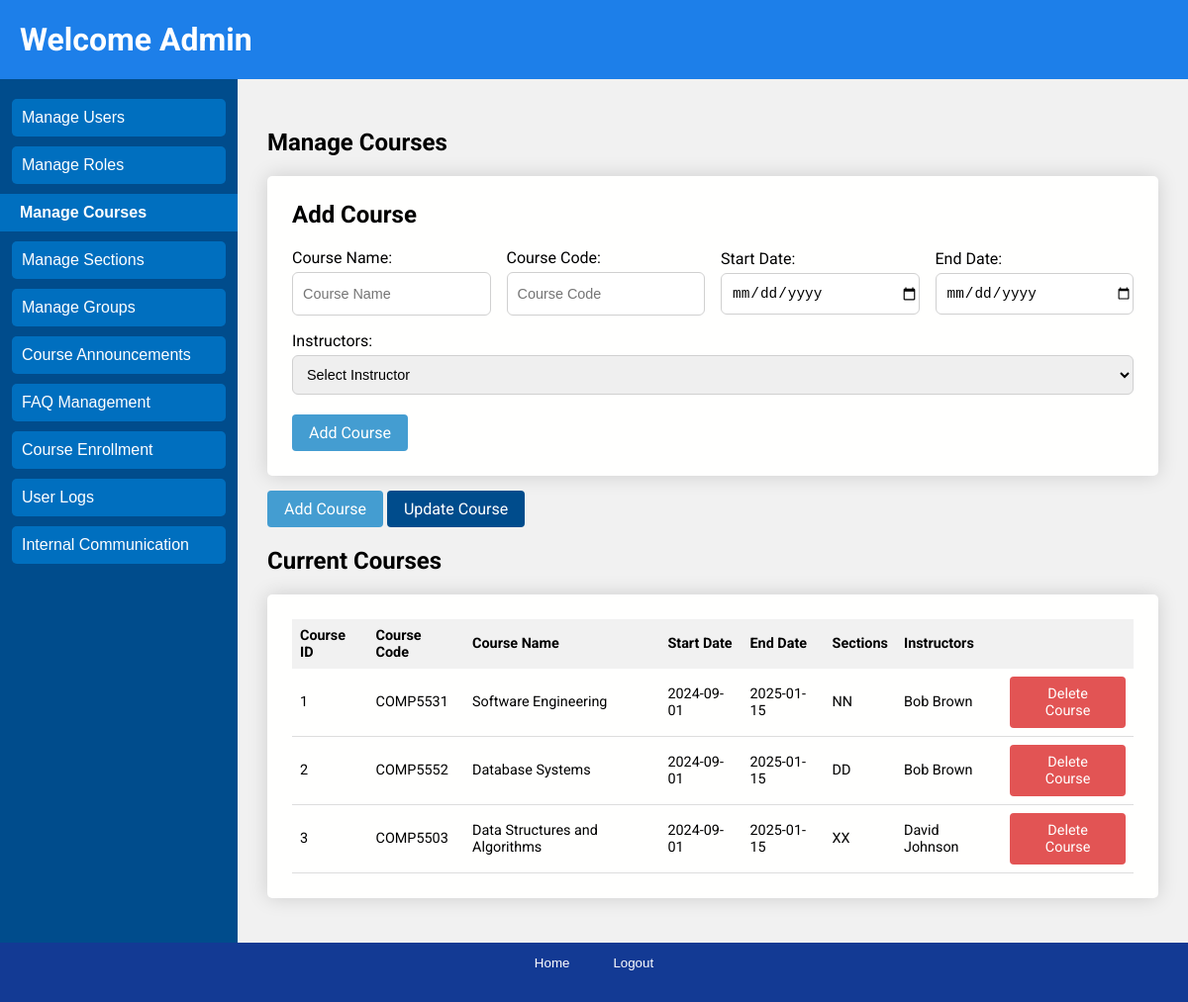
/users/admin/manage_courses.php, run on the app's committed database.
### tables this page shows
CREATE TABLE IF NOT EXISTS Course (
  CourseID INT AUTO_INCREMENT PRIMARY KEY,
  CourseCode VARCHAR(10) UNIQUE NOT NULL,
  Name VARCHAR(255),
  StartDate DATE,
  EndDate DATE
);

### users/admin/manage_courses.php (the view, shortened to what this page needs)
<?php
require_once '../../database.php';
try {
    $query = "SELECT c.CourseID, c.CourseCode, c.Name AS CourseName, c.StartDate, c.EndDate,
    GROUP_CONCAT(DISTINCT cs.SectionNumber SEPARATOR ', ') AS Sections,
    (SELECT GROUP_CONCAT(DISTINCT u.Name SEPARATOR ', ')
     FROM User u
     JOIN CourseInstructor ci ON u.UserID = ci.InstructorID
     WHERE ci.CourseID = c.CourseID
    ) AS Instructors
FROM Course c
LEFT JOIN CourseSection cs ON c.CourseID = cs.CourseID
GROUP BY c.CourseID;
";
    $stmt = $pdo->prepare($query);
    $stmt->execute();
    $courses = $stmt->fetchAll(PDO::FETCH_ASSOC);
} catch (PDOException $e) {
    $_SESSION['error'] = "Error fetching courses: " . $e->getMessage();
    $courses = [];
}
?>
<!DOCTYPE html>
<html lang="en">
<head>
    <link rel="stylesheet" href="../../css/index.css">
</head>
<body>
    <div class="page">
        <header class="header">
            <h1>Welcome Admin</h1>
        </header>
        <div class="sidebar">
            <button onclick="location.href='create_user.php'">Manage Users</button>
            <button onclick="location.href='manage_user.php'">Manage Roles</button>
            <button class="is-selected" onclick="location.href='manage_courses.php'">Manage Courses</button>
            <button onclick="location.href='manage_sections.php'">Manage Sections</button>
            <button onclick="location.href='manage_groups.php'">Manage Groups</button>
            <button onclick="location.href='manage_announcements.php'">Course Announcements</button>
            <button onclick="location.href='manage_faqs.php'">FAQ Management</button>
            <button onclick="location.href='enrolling_students.php'">Course Enrollment</button>
            <button onclick="location.href='logs.php'">User Logs</button>
            <button onclick="location.href='internal_email.php'">Internal Communication</button>
        </div>
        <main class="main">
            <div class="main-header">
                <h2>Manage Courses</h2>
            </div>
            <div id="add-course" class="course-form table-wrapper">
                <h2>Add Course</h2>
                <form class="inline-form"  method="POST" action="edit_courses_endpoint.php">
                    <div class="label-input-body">
                        <div class="label-input">
                            <label for="course_name">Course Name:</label>
                            <input type="text" id="course_name" name="course_name" placeholder="Course Name" required />
                        </div>
                        <div class="label-input">
                            <label for="course_code">Course Code:</label>
                            <input type="text" id="course_code" name="course_code" placeholder="Course Code" required />
                        </div>
                        <div class="label-input">
                            <label for="start_date">Start Date:</label>
                            <input type="date" id="start_date" name="start_date" placeholder="Start Date" required />
                        </div>
                        <div class="label-input">
                            <label for="end_date">End Date:</label>
                            <input type="date" id="end_date" name="end_date" placeholder="End Date" required />
                        </div>
                        <div class="label-input">
                            <label for="instructors">Instructors:</label>
                            <select id="instructors" name="instructors" required>
                                <option value="" disabled selected>Select Instructor</option>
                            </select>
                        </div>
                    </div>
                    <div>
                        <button class="button is-primary" type="submit">Add Course</button>
                    </div>
                </form>
            </div>
            <div class="course-actions">
                <button class="button is-primary" onclick="showForm('add')">Add Course</button>
                <button class="button is-secondary" onclick="showForm('update')">Update Course</button>
            </div>
            <div class="course-table">
                <h2>Current Courses</h2>
                <div class="table-wrapper">
                    <table class="content-table">
                        <thead>
                            <tr>
                                <th>Course ID</th>
                                <th>Course Code</th>
                                <th>Course Name</th>
                                <th>Start Date</th>
                                <th>End Date</th>
                                <th>Sections</th>
                                <th>Instructors</th>
                                <th></th>
                            </tr>
                        </thead>
                        <tbody>
                            <?php foreach ($courses as $course): ?>
                                <tr>
                                    <td><?= htmlspecialchars($course['CourseID']) ?></td>
                                    <td><?= htmlspecialchars($course['CourseCode']) ?></td>
                                    <td><?= htmlspecialchars($course['CourseName']) ?></td>
                                    <td><?= htmlspecialchars($course['StartDate']) ?></td>
                                    <td><?= htmlspecialchars($course['EndDate']) ?></td>
                                    <td><?= htmlspecialchars($course['Sections'] ?: 'No Section Assigned Yet') ?></td>
                                    <td><?= htmlspecialchars($course['Instructors'] ?: 'No instructors') ?></td>
                                    <td>
                                        <button class="button is-delete" onclick="confirmDelete(<?php echo $course['CourseID']; ?>)">Delete Course</button>
                                    </td>
                                </tr>
                            <?php endforeach; ?>
                        </tbody>
                    </table>
                </div>
            </div>
        </main>
        <footer class="footer">
            <button onclick="location.href='home.php'">Home</button>
            <button onclick="location.href='../../logout.php'">Logout</button>
        </footer>
    </div>
</body>
</html>

### css/global.css (style rules this page uses)
:root { --white: #fffffe; --red10: #e25454; --red20: #cb4c4c; --orange10: #dc852f; --green10: #75bb45; --green20: #68a83e; --blue10: #78C0E0; --blue20: #449DD1; --blue25: #3a83ad; --blue30: #192BC2; --blue40: #004C8C; --blue45: #013763; --blue50: #150578; --blue60: #0E0E52; --button: 500 0.875rem/1rem Roboto; }

### css/home.css (style rules this page uses)
body { font-family: "Roboto", Arial, sans-serif; margin: 0; background-color: #e9e9e9; }
.page { display: grid; grid-template-columns: 20% 1fr; grid-template-rows: 80px 1fr 60px; block-size: 100vh; grid-template-areas: "header header" "sidebar main" "footer footer"; }
.page .header { grid-area: header; background-color: #0e78eaed; color: white; padding-left: 20px; }
.page .sidebar { grid-area: sidebar; background-color: #004c8c; display: flex; flex-direction: column; align-items: center; gap: 10px; padding-top: 20px; }
.sidebar button { display: block; width: 90%; padding: 10px; font-size: 16px; color: white; background-color: #006fbf; border: none; border-radius: 5px; cursor: pointer; text-align: left; }
.sidebar button.is-selected { display: block; width: 100%; padding: 10px; padding-left: 20px; font-size: 16px; font-weight: 600; color: white; background-color: #006fbf; border: none; border-radius: 0; cursor: pointer; text-align: left; }
.page .main { grid-area: main; padding: 30px; background-color: #f1f1f1; overflow-y: auto; }
.page .footer { grid-area: footer; background-color: #133a94; color: white; padding: 10px; text-align: center; }
.footer button { background: none; border: none; color: white; padding: 1px 20px; cursor: pointer; }

### css/login.css (style rules this page uses)
body { font-family: "Roboto", Arial, sans-serif; margin: 0 ; }

### css/button.css (style rules this page uses)
.button { border: 1px solid transparent; padding-inline: 1rem; padding-block: .5rem; display: inline-block; font: var(--button-button); text-decoration: none; cursor: pointer; color: currentColor; background: transparent; border-radius: .25rem; }
.button.is-primary { background: var(--blue20); color: var(--white); }
.button.is-secondary { background: var(--blue40); color: var(--white); }
.button.is-delete { background: var(--red10); color: var(--white); }

### css/table.css (style rules this page uses)
.table-wrapper { padding: 25px; background: var(--white); box-shadow: 0 0 20px rgba(0, 0, 0, 0.15); border-radius: 5px; min-width: 600px; margin-block-end: 15px; }
.table-wrapper h2, h3 { margin-block-start: 0; }
.content-table { border-collapse: collapse; font-size: 0.9em; min-width: 400px; width: 100%; text-align: left; }
.content-table thead th { background-color: #f1f1f1; }
.content-table thead tr { text-align: left; }
.content-table th, .content-table td { padding: .5rem; }
.content-table tbody tr { border-bottom: 1px solid #dddddd; }

### css/form.css (style rules this page uses)
.inline-form { display: flex; flex-direction: column; gap: 20px; }
.inline-form input { height: 40px; border: 1px solid #d0d0d0; border-radius: 6px; padding-inline-start: 10px; font-size: 0.9rem; }
.label-input input { height: 40px; }
.inline-form select { height: 40px; border: 1px solid #d0d0d0; border-radius: 6px; padding-inline-start: 10px; font-size: 0.9rem; }
.input-body, .label-input-body { display: flex; gap: 1rem; flex-wrap: wrap; align-items: center; }
.label-input { display: flex; flex-direction: column; flex: 1; gap: 5px; }

### data on the page
course: CourseID "1", CourseCode "COMP5531", Name "Software Engineering", StartDate "2024-09-01", EndDate "2025-01-15", Sections "NN", Instructors "Bob Brown"
course: CourseID "2", CourseCode "COMP5552", Name "Database Systems", StartDate "2024-09-01", EndDate "2025-01-15", Sections "DD", Instructors "Bob Brown"
course: CourseID "3", CourseCode "COMP5503", Name "Data Structures and Algorithms", StartDate "2024-09-01", EndDate "2025-01-15", Sections "XX", Instructors "David Johnson"
